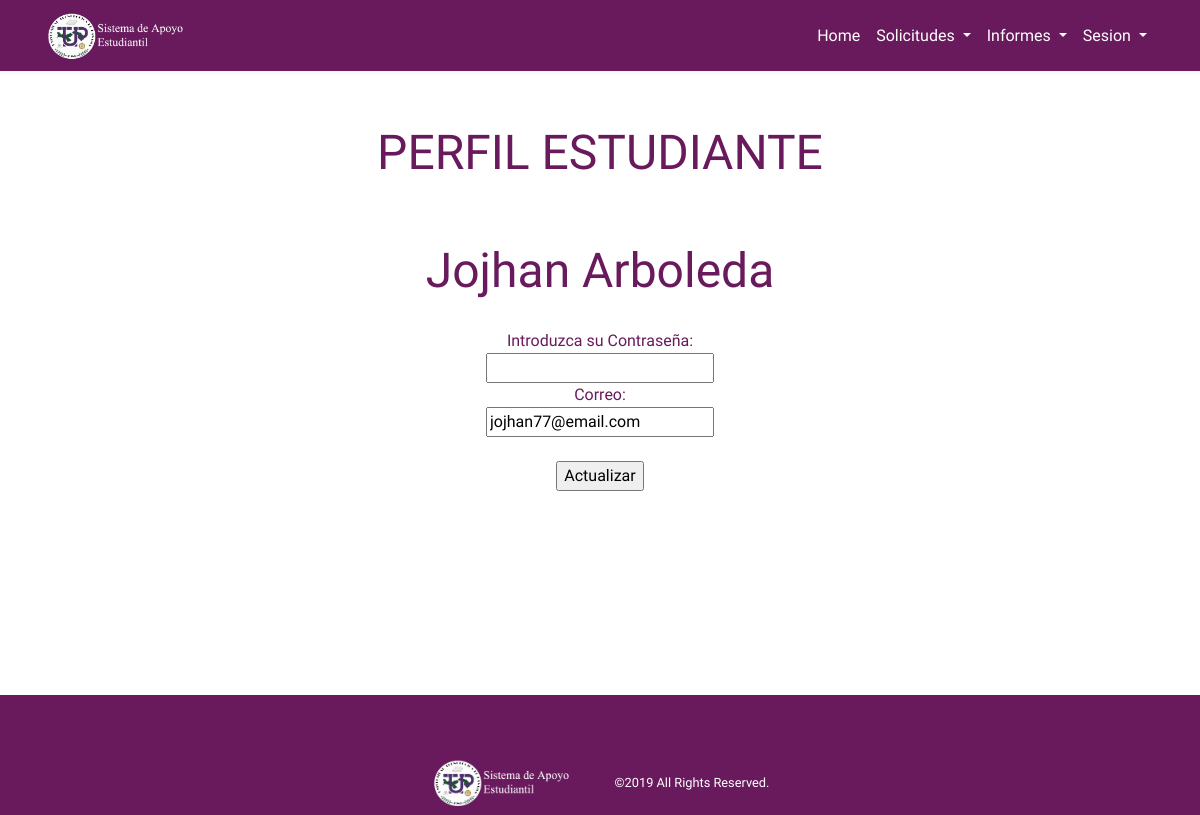
Screenshot of /estudianteTemplate/contenedor/perfil.php (signed in) with the database file from the repository.
### tables this page shows
CREATE TABLE `usuario` (
  `cedula` varchar(20) NOT NULL,
  `email` text NOT NULL,
  `nombre` text NOT NULL,
  `apellido` text NOT NULL,
  `contra` text NOT NULL,
  `telefono` text NOT NULL,
  `tipo` int(2) NOT NULL
);

### estudianteTemplate/contenedor/perfil.php (the view, shortened to what this page needs)
<?php
include ('conexion.php');
$user = $_SESSION['user'];
$consult= mysqli_query($conexion,"SELECT cedula FROM usuario WHERE email = '".$user."' ");
while($bruh = mysqli_fetch_array($consult)){
    $ced = $bruh['cedula'];
}
$consulta = mysqli_query($conexion,"SELECT nombre, apellido, email, contra FROM usuario WHERE cedula = '".$ced."'");
while($bruh = mysqli_fetch_array($consulta)){
    $nombre = $bruh ['nombre'];
    $apellido = $bruh ['apellido'];
    $email = $bruh ['email'];
}
?>
<!doctype html>
<html lang="en">
<head>
    <link rel="stylesheet" href="https://maxcdn.bootstrapcdn.com/bootstrap/4.0.0/css/bootstrap.min.css"
>
    <link rel="stylesheet" href="../assets/css/styles.css">
    <link href="https://unpkg.com/ionicons@4.5.5/dist/css/ionicons.min.css" rel="stylesheet">
</head>
<body>
    <nav class="navbar navbar-expand-lg fixed-top">
        <div class="container">
            <img src="assets/images/logo14.png" class="logo-brand" alt="logo">
            <div class="collapse navbar-collapse" id="navbarSupportedContent">
                <ul class="navbar-nav ml-auto">
                    <li class="nav-item">
                        <a class="nav-link" href="home.php">Home</a>
                    </li>
                    <li class="nav-item dropdown">
                        <a class="nav-link dropdown-toggle" href="#" id="navbarDropdown" role="button" data-toggle="dropdown" aria-haspopup="true" aria-expanded="false">
                          Solicitudes
                        </a>
                </li>
                <li class="nav-item dropdown">
                        <a class="nav-link dropdown-toggle" href="#" id="navbarDropdown" role="button" data-toggle="dropdown" aria-haspopup="true" aria-expanded="false">
                          Informes
                        </a>
                </li>
                <li class="nav-item dropdown">
                    <a class="nav-link dropdown-toggle" href="#" id="navbarDropdown" role="button" data-toggle="dropdown" aria-haspopup="true" aria-expanded="false">
                        Sesion
                    </a>
                </li>
                </ul>
            </div>
        </div>
    </nav>
    <section id="hero">
        <duv class="container">
            <div class="content-center">
                <h2 class="margintop-lg">PERFIL ESTUDIANTE</h2>
    <form action="modificar.php" method="POST">
        <h2 class="margintop-lg"><?php echo $nombre; echo $apellido;?> </h2>
        Introduzca su Contraseña:<br/>
        <input type="password" name="contra" /><br/>
        Correo:</br>
        <input type="text" name="email" value="<?php echo $email; ?>"><br/>
        <br/><input type="submit" value="Actualizar"/>
    </form>
            </div>
        </duv>
    </section>
    <footer class="bgDark">
        <div class="container">
            <img src="assets/images/logo1.png" class="logo-brand" alt="logo">
            <small>©2019 All Rights Reserved.</small>
        </div>
    </footer>
</body>
</html>

### estudianteTemplate/assets/css/styles.css (style rules this page uses)
* { box-sizing: border-box; -webkit-font-smoothing: antialiased; -moz-osx-font-smoothing: grayscale; }
html { scroll-behavior: smooth; }
body { font-family: 'Titillium Web', sans-serif; }
.bgDark { background-color: #681a5d; }
h2 { font-size: 48px; margin-bottom: 30px; }
.logo-brand { max-width: 180px; min-width: 160px; }
.margintop-lg { margin-top: 60px; }
section { padding: 120px 0; }
.content-center { max-width: 800px; margin: 0 auto 60px auto; text-align: center; }
.navbar { background-color:#681a5d; box-shadow: 0 2px 4px 0 rgba(0,0,0,.05); min-height: 40px; }
.nav-link { color: #ffffff; }
#hero { background-size: cover; padding-top: 40px; min-height: 10px; color: #681a5d; }
footer { height: 10px; padding: 5% 0; text-align: center; color: #ffffff; }

### rows the page displays
usuario: nombre "Jojhan", apellido "Arboleda", email "jojhan77@email.com"
